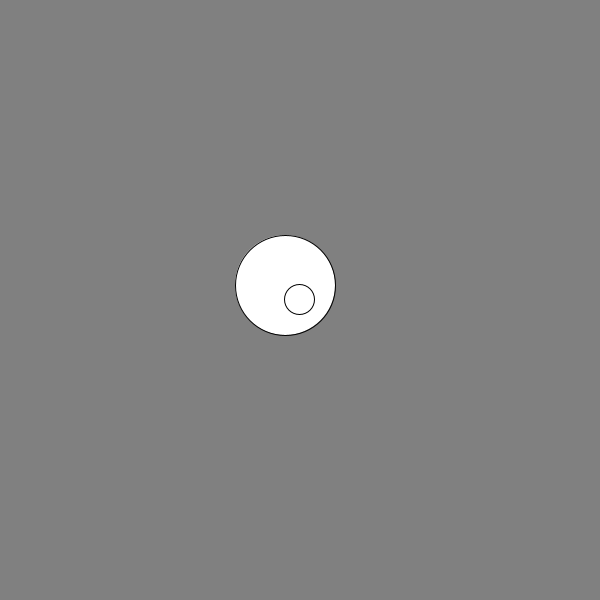
Frame 1 (no input)
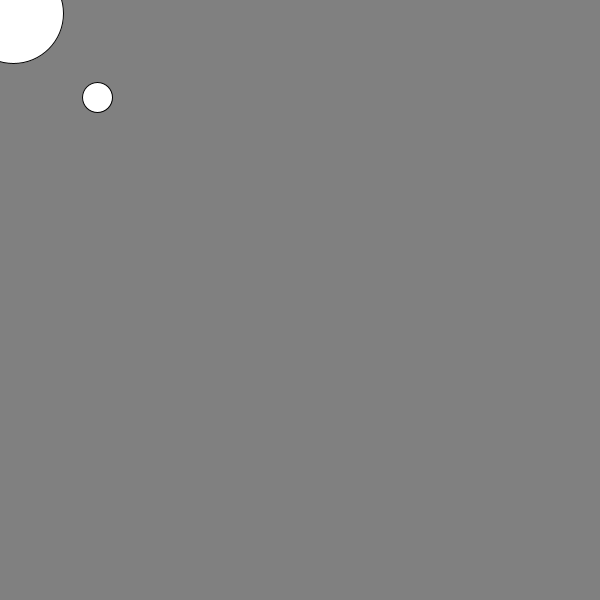
Frame 60 (the mouse pressed at the canvas centre just before this capture)
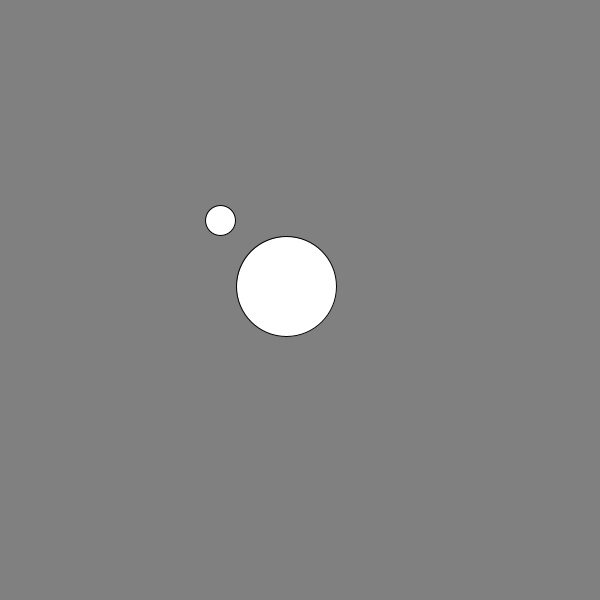
Frame 120 (the mouse held since frame 60 and released just before this capture)

The Processing sketch that drew these frames (run headless with seeded random() and noise(); from frame 60 on, the mouse is pressed at the canvas centre):

// Processing sketch: sample_08_easing_2
// ── sample_08_easing_2.pde
float x, y;
float bx, by;
float easing = 0.05;
float easing2 = 0.03;

void setup(){
  size(600, 600);
  x = width/2;
  y = height/2;
  bx = width/2;
  by = height/2;
}

void draw(){
  background(128);
  x += (mouseX - x) * easing;
  y += (mouseY - y) * easing;
  ellipse(x, y, 100, 100);
  
  bx += (x - bx) * easing2;
  by += (y - by) * easing2;
  ellipse(bx, by, 30, 30);
}
